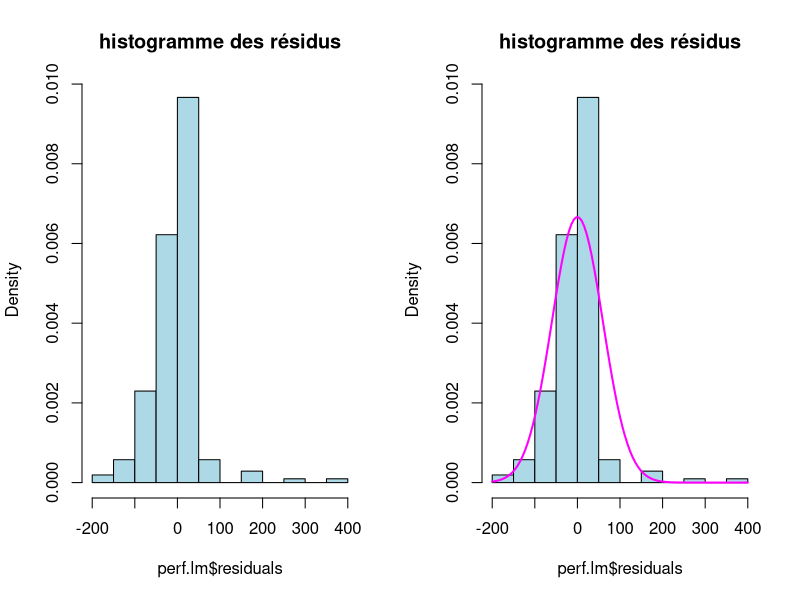
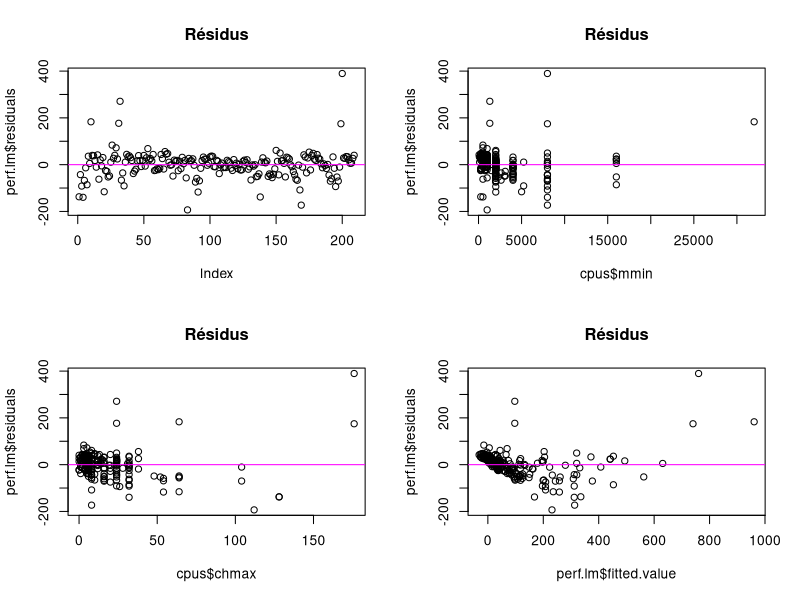
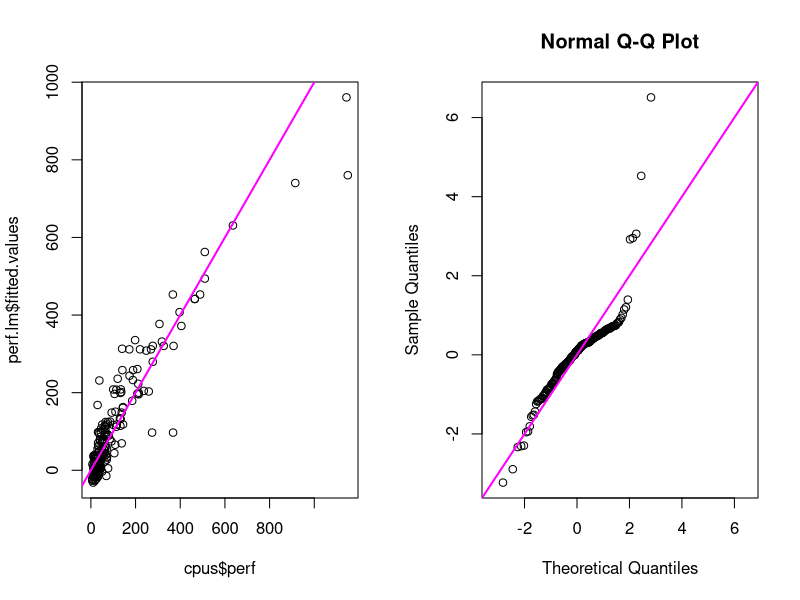
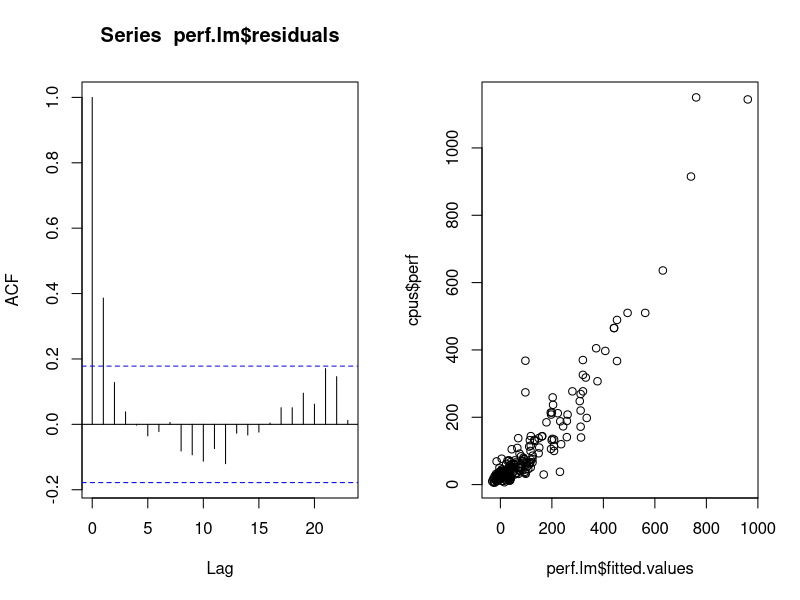

The R script that drew these images, in order:
## ---- chunk 1
knitr::opts_chunk$set(echo = TRUE)
library(MASS)
library(knitr)
library(lmtest)
library(car)
library(tidyverse)
## ---- chunk 2
knitr::opts_chunk$set(message=FALSE, 
tidy.opts=list(width.cutoff=60)) 
## ---- chunk 3
data(cpus)
cpus <- data.frame(cpus,row.names="name")
attach(cpus)
## ---- chunk 4
summary(cpus)
## ---- chunk 5
kable(head(cpus,10))
## ---- chunk 6
cpus$estperf <- NULL
## ---- chunk 7
cor(cpus)
## ---- chunk 8
summary(perf.lm <- lm(formula=perf~.,data=cpus))
extractAIC(perf.lm)
## ---- chunk 9
summary(perf.lm <- update(perf.lm,.~.-chmin))
extractAIC(perf.lm)
## ---- chunk 10
summary(perf.lm<-update(perf.lm,.~.-syct))
extractAIC(perf.lm)
## ---- chunk 11
summary(perf.lm<-lm(formula = perf ~ syct + mmin + mmax + cach + chmax, data = cpus))
## ---- chunk 12
par(mfrow=c(1,2))
hist(perf.lm$residuals,freq=FALSE,nclass=10, col="lightblue",main="histogramme des résidus")
histo <- hist(perf.lm$residuals, col="lightblue", main="histogramme des résidus", probability = TRUE)
ec_typ <- summary(perf.lm)$sigma
curve(dnorm(x, 0, ec_typ), from = min(histo$breaks), to = max(histo$breaks), 
    add = TRUE, type = "l", col = "magenta", lwd = 2)

par(mfrow=c(2,2))
plot(perf.lm$residuals,main="Résidus")
abline(h=0,col="magenta")

plot(cpus$mmin,perf.lm$residuals,main="Résidus")
abline(h=0,col="magenta")

plot(cpus$chmax,perf.lm$residuals,main="Résidus")
abline(h=0,col="magenta")

plot(perf.lm$fitted.value,perf.lm$residuals,main="Résidus")
abline(h=0,col="magenta")
## ---- chunk 13
par(mfrow=c(1,2))

plot(cpus$perf, perf.lm$fitted.values)
abline(0, 1, col = "magenta", lwd = 2)

ec_typ <- summary(perf.lm)$sigma
normed_res <- perf.lm$residuals/ec_typ
qqnorm(normed_res, xlim = range(normed_res), ylim = range(normed_res))
abline(0, 1, col = "magenta", lwd = 2)
## ---- chunk 14
acf(perf.lm$residuals,ci=0.99)
## ---- chunk 15
plot(perf.lm$fitted.values, cpus$perf)
## ---- chunk 16
predict(perf.lm,data.frame(syct=125, mmin=256, mmax=6000, cach=256, chmax=128),interval="prediction",level=0.95)
## ---- chunk 17
raintest(perf.lm)
## ---- chunk 18
shapiro.test(perf.lm$residuals)
## ---- chunk 19
gqtest(perf.lm)
## ---- chunk 20
dwtest(perf.lm)
## ---- chunk 21
vif(perf.lm)
